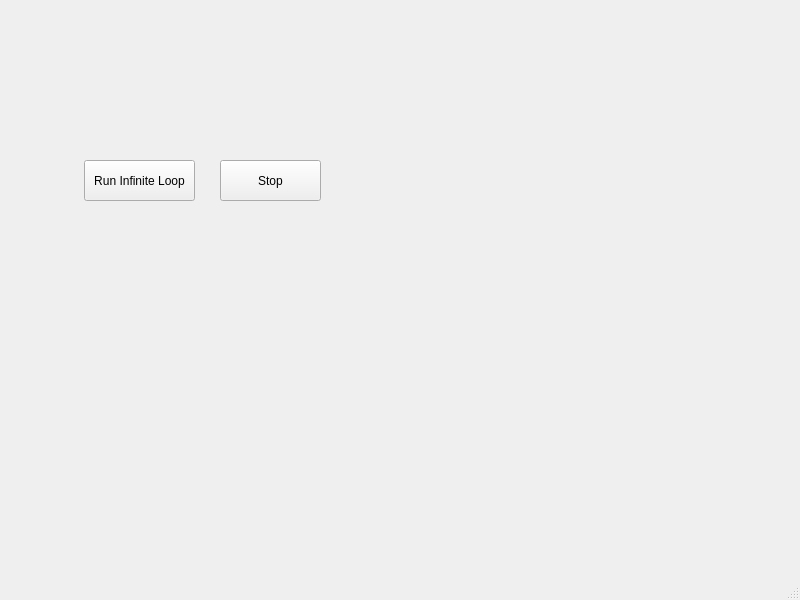
<?xml version="1.0" encoding="UTF-8"?>
<ui version="4.0">
 <class>MainWindow</class>
 <widget class="QMainWindow" name="MainWindow">
  <property name="geometry">
   <rect>
    <x>0</x>
    <y>0</y>
    <width>800</width>
    <height>600</height>
   </rect>
  </property>
  <property name="windowTitle">
   <string>MainWindow</string>
  </property>
  <widget class="QWidget" name="centralwidget">
   <widget class="QPushButton" name="pushButton_infiniteLopp">
    <property name="geometry">
     <rect>
      <x>84</x>
      <y>160</y>
      <width>111</width>
      <height>41</height>
     </rect>
    </property>
    <property name="text">
     <string>Run Infinite Loop</string>
    </property>
   </widget>
   <widget class="QPushButton" name="pushButton_stop">
    <property name="geometry">
     <rect>
      <x>220</x>
      <y>160</y>
      <width>101</width>
      <height>41</height>
     </rect>
    </property>
    <property name="text">
     <string>Stop</string>
    </property>
   </widget>
  </widget>
  <widget class="QMenuBar" name="menubar">
   <property name="geometry">
    <rect>
     <x>0</x>
     <y>0</y>
     <width>800</width>
     <height>21</height>
    </rect>
   </property>
  </widget>
  <widget class="QStatusBar" name="statusbar"/>
 </widget>
 <resources/>
 <connections/>
</ui>
